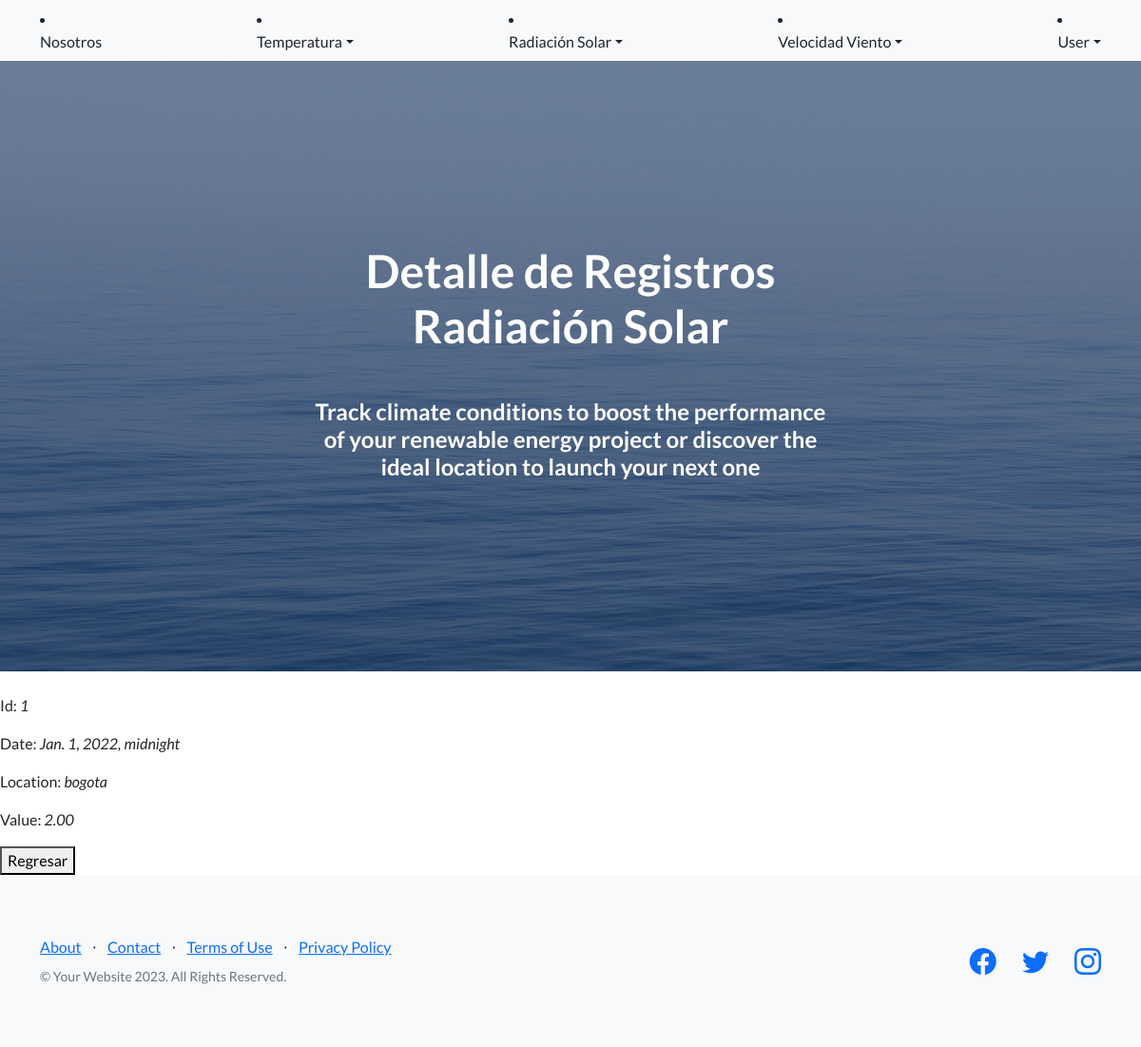
Screenshot of /solar/detalle/1/ (signed in) with the database file from the repository.
### AppObservations/models.py (models this page shows, shortened)
class SolarVar(models.Model):
    latitude = models.DecimalField(max_digits=10,decimal_places=2)
    length = models.DecimalField(max_digits=10,decimal_places=2)
    date = models.DateTimeField()
    location = models.CharField(max_length=50)
    value = models.DecimalField(max_digits=10, decimal_places=2)

### AppObservations/views.py (the view)
# urls.py: path('solar/detalle/<int:pk>/', views.SolarDetailView.as_view(), name='SolarDetail'),
class SolarDetailView(LoginRequiredMixin,DetailView):
    model = SolarVar
    template_name = "appobs/detalle_solar.html"

### AppObservations/templates/appobs/detalle_solar.html
{% extends "appobs/home.html" %}
{% block h1_header %} Detalle de Registros Radiación Solar {%endblock h1_header %}
{% block main_content %}
<br>
<p>Id: <i>{{ object.id }}</i></p>
<p>Date: <i>{{ object.date }}</i></p>
<p>Location: <i>{{ object.location }}</i></p>
<p>Value: <i>{{ object.value }}</i></p>
<button onclick="location.href = '/solar/lista/'">Regresar</button>
{% endblock main_content %}

### rows the page displays
SolarVar: id "1", date "Jan. 1, 2022, midnight", location "bogota", value "2.00"
